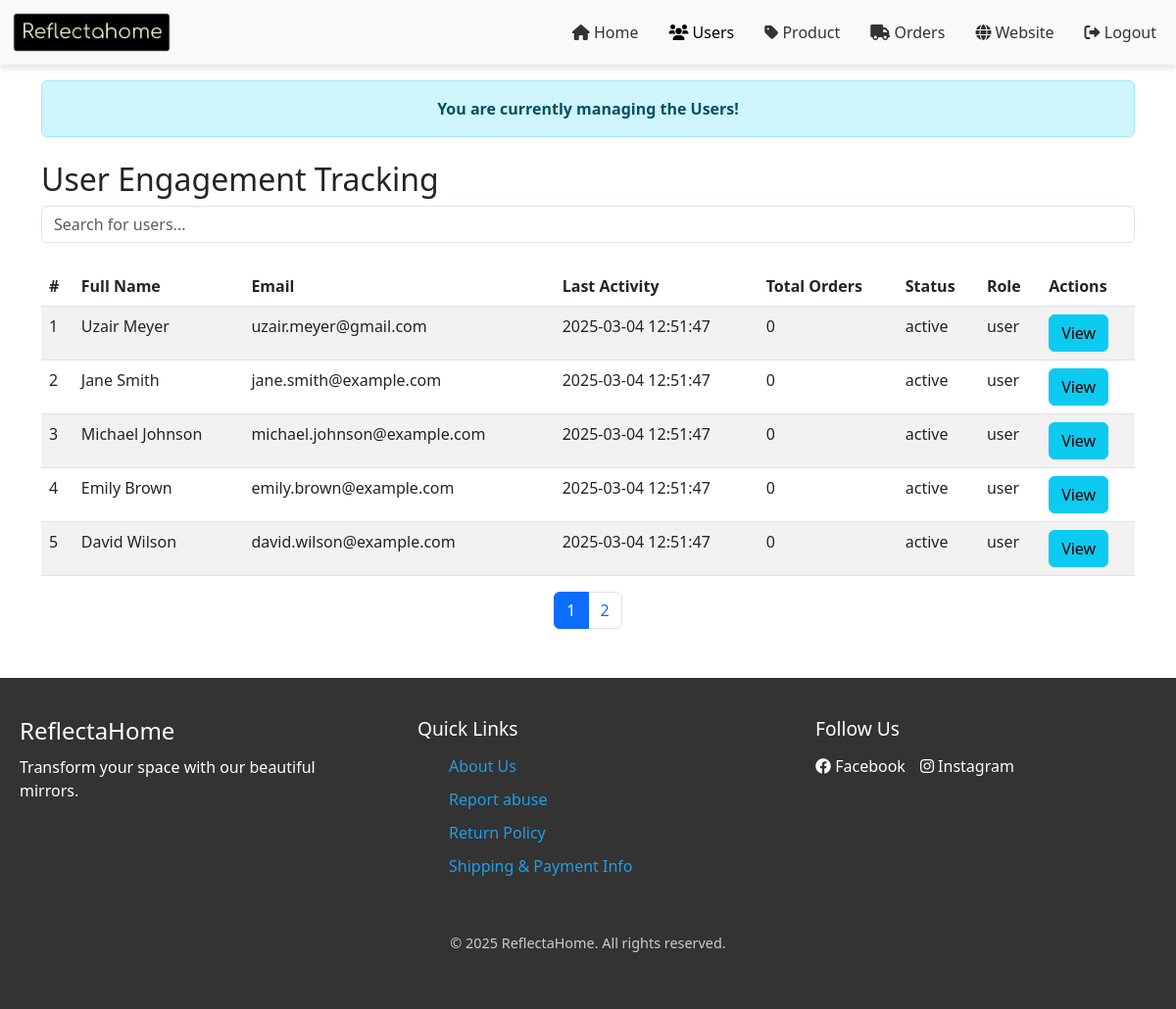
/Admin/users.php, run on the app's committed database.
### tables this page shows
CREATE TABLE `users` (
  `id` int(11) NOT NULL,
  `fullname` varchar(255) NOT NULL,
  `username` varchar(255) NOT NULL,
  `email` varchar(255) NOT NULL,
  `password` varchar(255) NOT NULL,
  `address` text DEFAULT NULL,
  `role` enum('user','admin') DEFAULT 'user',
  `status` enum('active','inactive') DEFAULT 'active',
  `last_activity` datetime DEFAULT NULL,
  `total_orders` int(11) DEFAULT 0,
  `created_at` datetime DEFAULT current_timestamp(),
  `updated_at` datetime DEFAULT current_timestamp() ON UPDATE current_timestamp()
);

### Admin/users.php (the view, shortened to what this page needs)
<?php
include_once 'db-inc.php';
$usersPerPage = 5;
$page = isset($_GET['page']) ? (int)$_GET['page'] : 1;
$offset = ($page - 1) * $usersPerPage;
$sqlTotal = "SELECT COUNT(*) as total FROM users";
$resultTotal = mysqli_query($dbConnection, $sqlTotal);
$totalUsers = mysqli_fetch_assoc($resultTotal)['total'];
$sql = "SELECT * FROM users LIMIT $offset, $usersPerPage";
$result = mysqli_query($dbConnection, $sql);
$users = mysqli_fetch_all($result, MYSQLI_ASSOC);
?>
<!DOCTYPE html>
<html lang="en">
<head>
    <link rel="stylesheet" href="/ReflectaHome/Admin/style/styles.css">
    <link href="https://cdn.jsdelivr.net/npm/bootstrap@5.3.0-alpha1/dist/css/bootstrap.min.css" rel="stylesheet">
    <link href="https://cdnjs.cloudflare.com/ajax/libs/font-awesome/6.0.0-beta3/css/all.min.css" rel="stylesheet">
</head>
<body>
    <nav class="navbar navbar-expand-lg navbar-light bg-light">
        <div class="container-fluid">
            <a class="navbar-brand" href="index.html">
                <img src="/ReflectaHome/Images/logo-no-background.png" alt="ReflectaHome Logo" style="height: 40px;">
            </a>
            <div class="collapse navbar-collapse" id="navbarNav">
                <ul class="navbar-nav ms-auto">
                    <li class="nav-item">
                        <a class="nav-link" href="home.php"><i class="fas fa-home"></i> Home</a>
                    </li>
                    <li class="nav-item">
                        <a class="nav-link active" href="Users.php"><i class="fas fa-users"></i> Users</a>
                    </li>
                    <li class="nav-item">
                        <a class="nav-link" href="products.php"><i class="fas fa-tag"></i> Product</a>
                    </li>
                    <li class="nav-item">
                        <a class="nav-link" href="orders.php"><i class="fas fa-truck"></i> Orders</a>
                    </li>
                    <li class="nav-item">
                        <a class="nav-link" href="website.php"><i class="fas fa-globe"></i> Website</a>
                    </li>
                    <li class="nav-item">
                        <a class="nav-link" href="/ReflectaHome/Homepage/home.php"><i class="fas fa-sign-out-alt"></i>
                            Logout</a>
                    </li>
                </ul>
            </div>
        </div>
    </nav>
    <div class="container mt-3">
        <div class="alert alert-info text-center" role="alert">
            <strong>You are currently managing the Users!</strong>
        </div>
    </div>
    <div class="container mt-4">
        <h2>User Engagement Tracking</h2>
        <div class="mb-4">
            <input type="text" class="form-control" id="userSearch" placeholder="Search for users..." oninput="filterUsers()">
        </div>
        <table class="table table-striped" id="userTable">
            <thead>
                <tr>
                    <th>#</th>
                    <th>Full Name</th>
                    <th>Email</th>
                    <th>Last Activity</th>
                    <th>Total Orders</th>
                    <th>Status</th>
                    <th>Role</th>
                    <th>Actions</th>
                </tr>
            </thead>
            <tbody id="user-list">
                <?php
                $counter = ($page - 1) * $usersPerPage + 1;
                foreach ($users as $user): ?>
                <tr>
                    <td><?= $counter++ ?></td>
                    <td><?= $user['fullname'] ?></td>
                    <td><?= $user['email'] ?></td>
                    <td><?= $user['last_activity'] ?></td>
                    <td><?= $user['total_orders'] ?></td>
                    <td><?= $user['status'] ?></td>
                    <td><?= $user['role'] ?></td>
                    <td>
                        <button class="btn btn-info" onclick="viewUserDetails(<?= $user['id'] ?>)">View</button>
                    </td>
                </tr>
                <?php endforeach; ?>
            </tbody>
        </table>
        <nav aria-label="Page navigation">
            <ul class="pagination justify-content-center" id="pagination">
                <?php
                $totalPages = ceil($totalUsers / $usersPerPage);
                for ($i = 1; $i <= $totalPages; $i++): ?>
                    <li class="page-item <?= $i == $page ? 'active' : '' ?>">
                        <a class="page-link" href="Users.php?page=<?= $i ?>"><?= $i ?></a>
                    </li>
                <?php endfor; ?>
            </ul>
        </nav>
    </div>
    <footer class="footer">
        <div class="footer-content">
            <div class="footer-left">
                <h3>ReflectaHome</h3>
                <p>Transform your space with our beautiful mirrors.</p>
            </div>
            <div class="footer-center">
                <h4>Quick Links</h4>
                <ul>
                    <li><a href="/ReflectaHome/QuickLinks/about.php">About Us</a></li>
                    <li><a href="/ReflectaHome/QuickLinks/Report abuse.php">Report abuse</a></li>
                    <li><a href="/ReflectaHome/QuickLinks/Return Policy.php">Return Policy</a></li>
                    <li><a href="/ReflectaHome/QuickLinks/Shipping & Payment.php">Shipping & Payment Info</a></li>
                </ul>
            </div>
            <div class="footer-right">
                <h4>Follow Us</h4>
                <div class="social-links">
                    <a href="#" class="social-icon"><i class="fab fa-facebook"></i> Facebook</a>
                    <a href="#" class="social-icon"><i class="fab fa-instagram"></i> Instagram</a>
                </div>
            </div>
        </div>
        <div class="footer-bottom">
            <p>&copy; 2025 ReflectaHome. All rights reserved.</p>
        </div>
    </footer>
</body>
</html>

### Admin/style/styles.css (style rules this page uses)
* { margin: 0; padding: 0; box-sizing: border-box; }
body { font-family: Arial, sans-serif; background-color: #f4f4f4; color: #333; }
.navbar { background-color: #fff; box-shadow: 0 4px 6px rgba(0, 0, 0, 0.1); }
.navbar-brand { font-size: 1.5rem; font-weight: bold; color: #333; }
.navbar-nav .nav-item { margin-left: 15px; }
.navbar-nav .nav-link { font-size: 1rem; color: #333; text-decoration: none; }
.footer { background-color: #333; color: white; padding: 40px 20px; margin-top: 50px; }
.footer-content { display: flex; justify-content: space-between; flex-wrap: wrap; }
.footer-left, .footer-center, .footer-right { flex-basis: 30%; margin-bottom: 20px; }
.footer-left h3 { font-size: 1.5rem; margin-bottom: 10px; }
.footer-left p { font-size: 1rem; }
.footer-center h4, .footer-right h4 { font-size: 1.2rem; margin-bottom: 15px; }
.footer-center ul { list-style-type: none; }
.footer-center ul li { margin-bottom: 10px; }
.footer-center ul li a { color: rgb(35, 157, 227); text-decoration: none; font-size: 1rem; }
.social-links { display: flex; gap: 15px; }
.social-icon { color: white; text-decoration: none; font-size: 1rem; }
.footer-bottom { text-align: center; margin-top: 20px; }
.footer-bottom p { font-size: 0.9rem; color: #ccc; }

### data on the page
users: fullname "Uzair Meyer", email "uzair.meyer@gmail.com", last_activity "2025-03-04 12:51:47", total_orders "0", status "active", role "user"
users: fullname "Jane Smith", email "jane.smith@example.com", last_activity "2025-03-04 12:51:47", total_orders "0", status "active", role "user"
users: fullname "Michael Johnson", email "michael.johnson@example.com", last_activity "2025-03-04 12:51:47", total_orders "0", status "active", role "user"
users: fullname "Emily Brown", email "emily.brown@example.com", last_activity "2025-03-04 12:51:47", total_orders "0", status "active", role "user"
users: fullname "David Wilson", email "david.wilson@example.com", last_activity "2025-03-04 12:51:47", total_orders "0", status "active", role "user"
